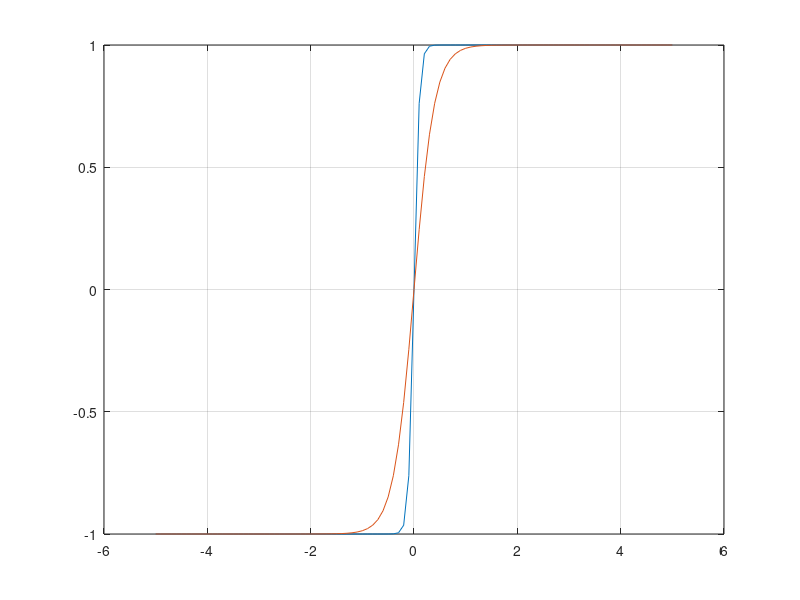

Write the MATLAB code that produced this figure.
%
%  This script demonstrates the sigmoid function. 
%    The sigmoid function is discussed in the AIAA paper: "Impact Time and
%    Angle Control Guidance," Kumar, S. R. and D. Ghose, AIAA SciTech Forum
%    at the AIAA GNC Conference, 5-9 January 2015. 

%   Example of the sgmf(2) function
%     myA > 0
%
%  The smaller the value fo myA, the more rounded the corners.
%
%% 
myA=20;
xarg=-5:.1:5;
Arg1=exp(-myA*xarg);
Term0= 1./(1+Arg1);    %syntax for elementwise division
sgmf=2*(Term0-0.5);
plot(xarg,sgmf); grid;
%% 
myA=5;
xarg=-5:.1:5;
Arg1=exp(-myA*xarg);
Term0= 1./(1+Arg1);    %syntax for elementwise division
sgmf=2*(Term0-0.5);
hold;
plot(xarg,sgmf);